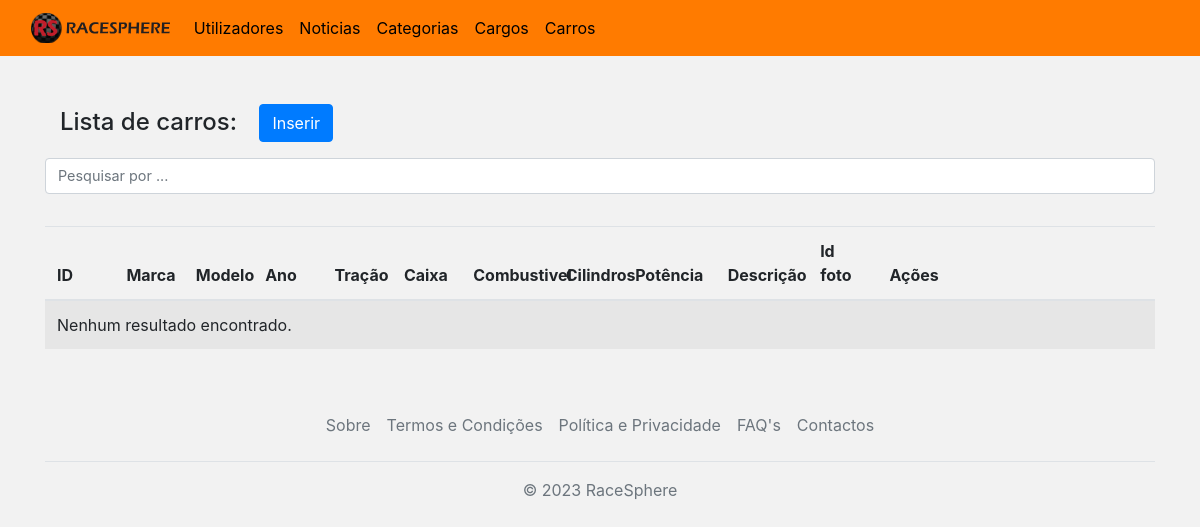
The app's page /RaceSphere-v1.0/admin/carros-admin.php, older data.
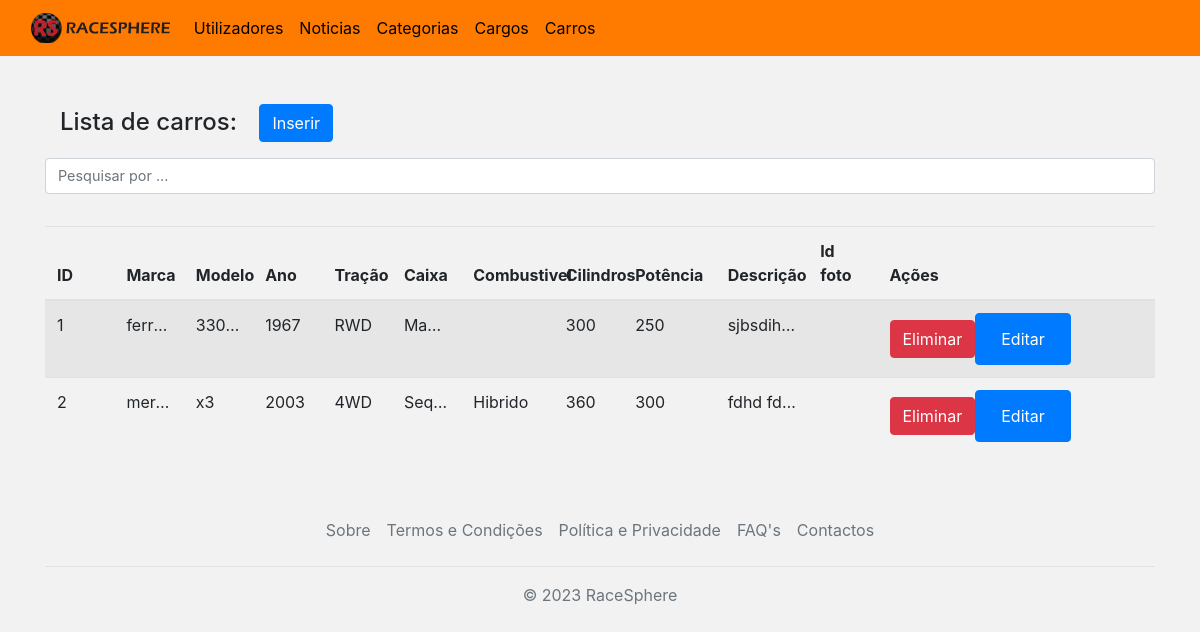
The same page, newer data.
### tables this page shows
CREATE TABLE `carro` (
  `id_carro` int(11) NOT NULL,
  `marca_carro` varchar(50) NOT NULL,
  `modelo_carro` varchar(60) NOT NULL,
  `ano_carro` int(11) NOT NULL,
  `trac_carro` enum('4WD','RWD','FWD') NOT NULL,
  `caixa_carro` enum('Manual','Sequencial','Automático') NOT NULL,
  `comb_carro` enum('Gasóleo','Gasolina','Elétrico','Hibrido','Combustível de Competição') NOT NULL,
  `cilind_carro` float NOT NULL,
  `hp_carro` int(11) NOT NULL,
  `desc_carro` mediumtext NOT NULL,
  `idcarrofoto` int(11) DEFAULT NULL
);

### RaceSphere-v1.0/admin/carros-admin.php (the view, shortened to what this page needs)
<!DOCTYPE html>
<html lang="pt-pt">
<head>
        <?php include('bootstrapInc.php'); ?>
        <link rel="stylesheet" href="../css/luissilva.css">
</head>
<body>
        <?php
        include 'navbar.php';
        include '../sqli/conn.php';
        ?>
        <div class="container mt-3">
                <div class="container mt-3">
                        <h2 class="mt-5">
                                Lista de carros:
                                <a href="carros-admin-insert.php" class="btn btn-primary ml-3">Inserir</a>
                        </h2>
                </div>
                <input type="text" class="form-control mt-3" id="search" placeholder="Pesquisar por ...">
                <div class="container mt-3">
                        <div class="row">
                                <div class="co-md-8">
                                        <table class="table table-striped mt-3">
                                                <thead>
                                                        <tr>
                                                                <th>ID</th>
                                                                <th>Marca</th>
                                                                <th>Modelo</th>
                                                                <th>Ano</th>
                                                                <th>Tração</th>
                                                                <th>Caixa</th>
                                                                <th class="col-1">Combustivel</th>
                                                                <th>Cilindros</th>
                                                                <th class="col-1">Potência</th>
                                                                <th class="col-1">Descrição</th>
                                                                <th>Id foto</th>
                                                                <th class="col-3">Ações</th>
                                                        </tr>
                                                </thead>
                                                <tbody id="table-body">
                                                        <?php
                                                        $sql_select = "SELECT * FROM carro ORDER BY id_carro ASC";
                                                        $result = $conn->query($sql_select);
                                                        if ($result->num_rows > 0) {
                                                                while ($row = $result->fetch_assoc()) {
                                                                        echo "<tr>";
                                                                        echo "<td>" . $row["id_carro"] . "</td>";
                                                                        echo "<td>" . $row["marca_carro"] . "</td>";
                                                                        echo "<td>" . $row["modelo_carro"] . "</td>";
                                                                        echo "<td>" . $row["ano_carro"] . "</td>";
                                                                        echo "<td>" . $row["trac_carro"] . "</td>";
                                                                        echo "<td>" . $row["caixa_carro"] . "</td>";
                                                                        echo "<td>" . $row["comb_carro"] . "</td>";
                                                                        echo "<td>" . $row["cilind_carro"] . "</td>";
                                                                        echo "<td>" . $row["hp_carro"] . "</td>";
                                                                        echo "<td>" . $row["desc_carro"] . "</td>";
                                                                        echo "<td>" . $row["idcarrofoto"] . "</td>";
                                                                        echo "<td>";
                                                                        echo "<button class='btn btn-danger btn-delete' data-id='" . $row["id_carro"] . "'>Eliminar</button>";
                                                                        echo "<button class='btn btn-primary btn-edit'><a href=\"carros-admin-edit.php?id_carro=" . $row["id_carro"] . "&marca_carro=" . $row["marca_carro"] . "&modelo_carro=" . $row["modelo_carro"] . "&ano_carro=" . $row["ano_carro"] . "\" class=\"btn btn-primary\">Editar</a></button>";
                                                                        echo "</td>";
                                                                        echo "</tr>";
                                                                }
                                                        } else {
                                                                echo "<tr><td colspan='12'>Nenhum resultado encontrado.</td></tr>";
                                                        }
                                                        ?>
                                                </tbody>
                                        </table>
                                </div>
                        </div>
                </div>
        </div>
        <?php
        include 'footer.php';
        ?>
</body>
</html>

### RaceSphere-v1.0/admin/bootstrapInc.php (shortened to what this page needs)
<link rel="stylesheet" href="../css/main.css">
<link rel="stylesheet" href="https://cdn.jsdelivr.net/npm/bootstrap@4.3.1/dist/css/bootstrap.min.css"
>

### RaceSphere-v1.0/admin/navbar.php (shortened to what this page needs)
<nav class="navbar navbar-expand-lg bg-body-tertiary sticky-md-top">
    <div class="container-fluid">
        <div class="collapse navbar-collapse" id="navbarTogglerDemo01">
            <a class="navbar-brand " href="../index.php"><img src="../img/logoExt.svg" alt="RaceSphere" height="30"
                    class="d-inline-block align-top"></a>
            <ul class="navbar-nav me-auto mb-2 mb-lg-0">
                <li class="nav-item">
                    <a class="nav-link" href="users.php">Utilizadores</a>
                </li>
                <li class="nav-item">
                    <a class="nav-link" href="news.php">Noticias</a>
                </li>
                <li class="nav-item">
                    <a class="nav-link" href="categorias.php">Categorias</a>
                </li>
                <li class="nav-item">
                    <a class="nav-link" href="cargos.php">Cargos</a>
                </li>
                <li class="nav-item">
                    <a class="nav-link" href="carros-admin.php">Carros</a>
                </li>
            </ul>
        </div>
    </div>
</nav>

### RaceSphere-v1.0/admin/footer.php (shortened to what this page needs)
<div class="container">
  <footer class="py-3 my-4">
    <ul class="nav justify-content-center border-bottom pb-3 mb-3">
      <li class="nav-item"><a href="../sobre.php" class="nav-link px-2 text-muted">Sobre</a></li>
      <li class="nav-item"><a href="../tercod.php" class="nav-link px-2 text-muted">Termos e Condições</a></li>
      <li class="nav-item"><a href="../privacyPolicy.php" class="nav-link px-2 text-muted">Política e Privacidade</a></li>
      <li class="nav-item"><a href="../FAQ.php" class="nav-link px-2 text-muted">FAQ's</a></li>
      <li class="nav-item"><a href="../contactos.php" class="nav-link px-2 text-muted">Contactos</a></li>
    </ul>
    <p class="text-center text-muted">© 2023 RaceSphere</p>
  </footer>
</div>

### RaceSphere-v1.0/css/main.css (style rules this page uses)
body { margin: 0; font-family: 'Roboto Condensed', sans-serif; font-weight: lighter; }
nav { background-color: rgb(255, 123, 0); color: black; }
nav a { color: black; }

### RaceSphere-v1.0/css/luissilva.css (style rules this page uses)
body { background-color: #f2f2f2; width: 100%; }
h1, p { color: white; }
h2 { font-size: 1.5rem; margin-bottom: 0.5rem; }
.form-control { font-size: 0.9rem; }
.table { table-layout: fixed; }
.table td { max-width: 200px; overflow: hidden; text-overflow: ellipsis; white-space: nowrap; }

Row changes from the older to the newer data that the page shows:
added carro: id_carro "1", marca_carro "ferrari", modelo_carro "330…", ano_carro "1967", trac_carro "RWD", caixa_carro "Ma…", cilind_carro "300", hp_carro "250", desc_carro "sjbsdih…"
added carro: id_carro "2", marca_carro "mer…", modelo_carro "x3", ano_carro "2003", trac_carro "4WD", caixa_carro "Seq…", comb_carro "Hibrido", cilind_carro "360", hp_carro "300", desc_carro "fdhd fd…"
Text that changed along with them:
text no longer shown: "Nenhum resultado encontrado."
